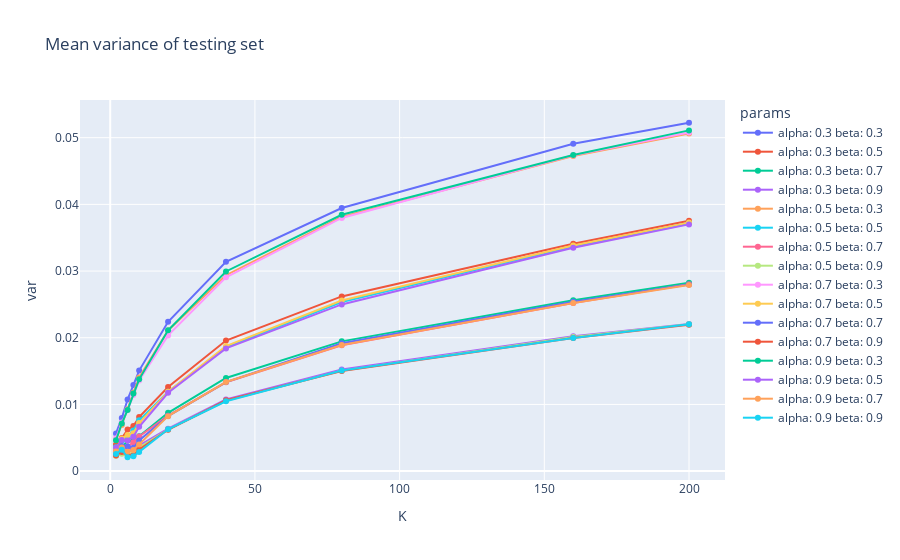

Here is the notebook cell this chart was saved with:
### Code cell
fig = px.line(df, x="K", y="var", color="params", title="Mean variance of testing set")
fig.update_traces(mode="markers+lines")

fig.show()

### Figure 1 — Plotly figure (JSON) as saved in the notebook; plotly's stock layout.template omitted (floating-point values rounded to 4 significant figures)
{"data": [{"hovertemplate": "params=alpha: 0.3 beta: 0.3<br>K=%{x}<br>var=%{y}<extra></extra>", "legendgroup": "alpha: 0.3 beta: 0.3", "line": {"color": "#636efa", "dash": "solid"}, "marker": {"symbol": "circle"}, "mode": "markers+lines", "name": "alpha: 0.3 beta: 0.3", "orientation": "v", "showlegend": true, "type": "scatter", "x": [2, 4, 6, 8, 10, 20, 40, 80, 160, 200], "xaxis": "x", "y": [0.005651, 0.007959, 0.01074, 0.01293, 0.01508, 0.02239, 0.03138, 0.03945, 0.04909, 0.05224], "yaxis": "y"}, {"hovertemplate": "params=alpha: 0.3 beta: 0.5<br>K=%{x}<br>var=%{y}<extra></extra>", "legendgroup": "alpha: 0.3 beta: 0.5", "line": {"color": "#EF553B", "dash": "solid"}, "marker": {"symbol": "circle"}, "mode": "markers+lines", "name": "alpha: 0.3 beta: 0.5", "orientation": "v", "showlegend": true, "type": "scatter", "x": [2, 4, 6, 8, 10, 20, 40, 80, 160, 200], "xaxis": "x", "y": [0.004, 0.00496, 0.006223, 0.006761, 0.008108, 0.01262, 0.01958, 0.02619, 0.03409, 0.03754], "yaxis": "y"}, {"hovertemplate": "params=alpha: 0.3 beta: 0.7<br>K=%{x}<br>var=%{y}<extra></extra>", "legendgroup": "alpha: 0.3 beta: 0.7", "line": {"color": "#00cc96", "dash": "solid"}, "marker": {"symbol": "circle"}, "mode": "markers+lines", "name": "alpha: 0.3 beta: 0.7", "orientation": "v", "showlegend": true, "type": "scatter", "x": [2, 4, 6, 8, 10, 20, 40, 80, 160, 200], "xaxis": "x", "y": [0.003096, 0.003483, 0.004593, 0.004468, 0.005241, 0.008749, 0.01397, 0.01946, 0.02562, 0.02823], "yaxis": "y"}, {"hovertemplate": "params=alpha: 0.3 beta: 0.9<br>K=%{x}<br>var=%{y}<extra></extra>", "legendgroup": "alpha: 0.3 beta: 0.9", "line": {"color": "#ab63fa", "dash": "solid"}, "marker": {"symbol": "circle"}, "mode": "markers+lines", "name": "alpha: 0.3 beta: 0.9", "orientation": "v", "showlegend": true, "type": "scatter", "x": [2, 4, 6, 8, 10, 20, 40, 80, 160, 200], "xaxis": "x", "y": [0.002481, 0.002735, 0.003698, 0.003081, 0.003841, 0.006358, 0.01075, 0.01525, 0.02023, 0.02207], "yaxis": "y"}, {"hovertemplate": "params=alpha: 0.5 beta: 0.3<br>K=%{x}<br>var=%{y}<extra></extra>", "legendgroup": "alpha: 0.5 beta: 0.3", "line": {"color": "#FFA15A", "dash": "solid"}, "marker": {"symbol": "circle"}, "mode": "markers+lines", "name": "alpha: 0.5 beta: 0.3", "orientation": "v", "showlegend": true, "type": "scatter", "x": [2, 4, 6, 8, 10, 20, 40, 80, 160, 200], "xaxis": "x", "y": [0.004704, 0.0069, 0.009278, 0.01177, 0.01403, 0.02109, 0.02937, 0.03811, 0.04725, 0.05062], "yaxis": "y"}, {"hovertemplate": "params=alpha: 0.5 beta: 0.5<br>K=%{x}<br>var=%{y}<extra></extra>", "legendgroup": "alpha: 0.5 beta: 0.5", "line": {"color": "#19d3f3", "dash": "solid"}, "marker": {"symbol": "circle"}, "mode": "markers+lines", "name": "alpha: 0.5 beta: 0.5", "orientation": "v", "showlegend": true, "type": "scatter", "x": [2, 4, 6, 8, 10, 20, 40, 80, 160, 200], "xaxis": "x", "y": [0.003569, 0.004535, 0.005207, 0.006077, 0.007611, 0.0119, 0.01855, 0.02536, 0.03369, 0.03722], "yaxis": "y"}, {"hovertemplate": "params=alpha: 0.5 beta: 0.7<br>K=%{x}<br>var=%{y}<extra></extra>", "legendgroup": "alpha: 0.5 beta: 0.7", "line": {"color": "#FF6692", "dash": "solid"}, "marker": {"symbol": "circle"}, "mode": "markers+lines", "name": "alpha: 0.5 beta: 0.7", "orientation": "v", "showlegend": true, "type": "scatter", "x": [2, 4, 6, 8, 10, 20, 40, 80, 160, 200], "xaxis": "x", "y": [0.002761, 0.003638, 0.003565, 0.004346, 0.005188, 0.008318, 0.01332, 0.01888, 0.02522, 0.02801], "yaxis": "y"}, {"hovertemplate": "params=alpha: 0.5 beta: 0.9<br>K=%{x}<br>var=%{y}<extra></extra>", "legendgroup": "alpha: 0.5 beta: 0.9", "line": {"color": "#B6E880", "dash": "solid"}, "marker": {"symbol": "circle"}, "mode": "markers+lines", "name": "alpha: 0.5 beta: 0.9", "orientation": "v", "showlegend": true, "type": "scatter", "x": [2, 4, 6, 8, 10, 20, 40, 80, 160, 200], "xaxis": "x", "y": [0.002318, 0.002614, 0.00252, 0.00259, 0.003528, 0.006232, 0.01055, 0.01505, 0.02011, 0.02202], "yaxis": "y"}, {"hovertemplate": "params=alpha: 0.7 beta: 0.3<br>K=%{x}<br>var=%{y}<extra></extra>", "legendgroup": "alpha: 0.7 beta: 0.3", "line": {"color": "#FF97FF", "dash": "solid"}, "marker": {"symbol": "circle"}, "mode": "markers+lines", "name": "alpha: 0.7 beta: 0.3", "orientation": "v", "showlegend": true, "type": "scatter", "x": [2, 4, 6, 8, 10, 20, 40, 80, 160, 200], "xaxis": "x", "y": [0.004927, 0.007284, 0.009164, 0.01143, 0.01359, 0.02035, 0.02906, 0.03796, 0.04737, 0.05077], "yaxis": "y"}, {"hovertemplate": "params=alpha: 0.7 beta: 0.5<br>K=%{x}<br>var=%{y}<extra></extra>", "legendgroup": "alpha: 0.7 beta: 0.5", "line": {"color": "#FECB52", "dash": "solid"}, "marker": {"symbol": "circle"}, "mode": "markers+lines", "name": "alpha: 0.7 beta: 0.5", "orientation": "v", "showlegend": true, "type": "scatter", "x": [2, 4, 6, 8, 10, 20, 40, 80, 160, 200], "xaxis": "x", "y": [0.003323, 0.004877, 0.005414, 0.005677, 0.007208, 0.01191, 0.01876, 0.02559, 0.03384, 0.03726], "yaxis": "y"}, {"hovertemplate": "params=alpha: 0.7 beta: 0.7<br>K=%{x}<br>var=%{y}<extra></extra>", "legendgroup": "alpha: 0.7 beta: 0.7", "line": {"color": "#636efa", "dash": "solid"}, "marker": {"symbol": "circle"}, "mode": "markers+lines", "name": "alpha: 0.7 beta: 0.7", "orientation": "v", "showlegend": true, "type": "scatter", "x": [2, 4, 6, 8, 10, 20, 40, 80, 160, 200], "xaxis": "x", "y": [0.002805, 0.00378, 0.003705, 0.003492, 0.00458, 0.008261, 0.01335, 0.01916, 0.02539, 0.02798], "yaxis": "y"}, {"hovertemplate": "params=alpha: 0.7 beta: 0.9<br>K=%{x}<br>var=%{y}<extra></extra>", "legendgroup": "alpha: 0.7 beta: 0.9", "line": {"color": "#EF553B", "dash": "solid"}, "marker": {"symbol": "circle"}, "mode": "markers+lines", "name": "alpha: 0.7 beta: 0.9", "orientation": "v", "showlegend": true, "type": "scatter", "x": [2, 4, 6, 8, 10, 20, 40, 80, 160, 200], "xaxis": "x", "y": [0.002357, 0.002871, 0.002432, 0.002351, 0.003251, 0.006198, 0.01063, 0.015, 0.01995, 0.02196], "yaxis": "y"}, {"hovertemplate": "params=alpha: 0.9 beta: 0.3<br>K=%{x}<br>var=%{y}<extra></extra>", "legendgroup": "alpha: 0.9 beta: 0.3", "line": {"color": "#00cc96", "dash": "solid"}, "marker": {"symbol": "circle"}, "mode": "markers+lines", "name": "alpha: 0.9 beta: 0.3", "orientation": "v", "showlegend": true, "type": "scatter", "x": [2, 4, 6, 8, 10, 20, 40, 80, 160, 200], "xaxis": "x", "y": [0.004628, 0.007138, 0.009178, 0.01163, 0.01377, 0.02112, 0.02994, 0.03844, 0.04741, 0.05109], "yaxis": "y"}, {"hovertemplate": "params=alpha: 0.9 beta: 0.5<br>K=%{x}<br>var=%{y}<extra></extra>", "legendgroup": "alpha: 0.9 beta: 0.5", "line": {"color": "#ab63fa", "dash": "solid"}, "marker": {"symbol": "circle"}, "mode": "markers+lines", "name": "alpha: 0.9 beta: 0.5", "orientation": "v", "showlegend": true, "type": "scatter", "x": [2, 4, 6, 8, 10, 20, 40, 80, 160, 200], "xaxis": "x", "y": [0.003505, 0.004664, 0.0046, 0.005148, 0.006643, 0.01175, 0.0184, 0.025, 0.03351, 0.037], "yaxis": "y"}, {"hovertemplate": "params=alpha: 0.9 beta: 0.7<br>K=%{x}<br>var=%{y}<extra></extra>", "legendgroup": "alpha: 0.9 beta: 0.7", "line": {"color": "#FFA15A", "dash": "solid"}, "marker": {"symbol": "circle"}, "mode": "markers+lines", "name": "alpha: 0.9 beta: 0.7", "orientation": "v", "showlegend": true, "type": "scatter", "x": [2, 4, 6, 8, 10, 20, 40, 80, 160, 200], "xaxis": "x", "y": [0.002926, 0.003526, 0.002889, 0.003162, 0.004009, 0.008242, 0.01336, 0.01892, 0.02522, 0.02789], "yaxis": "y"}, {"hovertemplate": "params=alpha: 0.9 beta: 0.9<br>K=%{x}<br>var=%{y}<extra></extra>", "legendgroup": "alpha: 0.9 beta: 0.9", "line": {"color": "#19d3f3", "dash": "solid"}, "marker": {"symbol": "circle"}, "mode": "markers+lines", "name": "alpha: 0.9 beta: 0.9", "orientation": "v", "showlegend": true, "type": "scatter", "x": [2, 4, 6, 8, 10, 20, 40, 80, 160, 200], "xaxis": "x", "y": [0.002553, 0.003214, 0.00208, 0.002224, 0.002884, 0.00628, 0.01047, 0.0151, 0.01995, 0.02203], "yaxis": "y"}], "layout": {"legend": {"title": {"text": "params"}, "tracegroupgap": 0}, "title": {"text": "Mean variance of testing set"}, "xaxis": {"anchor": "y", "domain": [0, 1], "title": {"text": "K"}}, "yaxis": {"anchor": "x", "domain": [0, 1], "title": {"text": "var"}}}}
